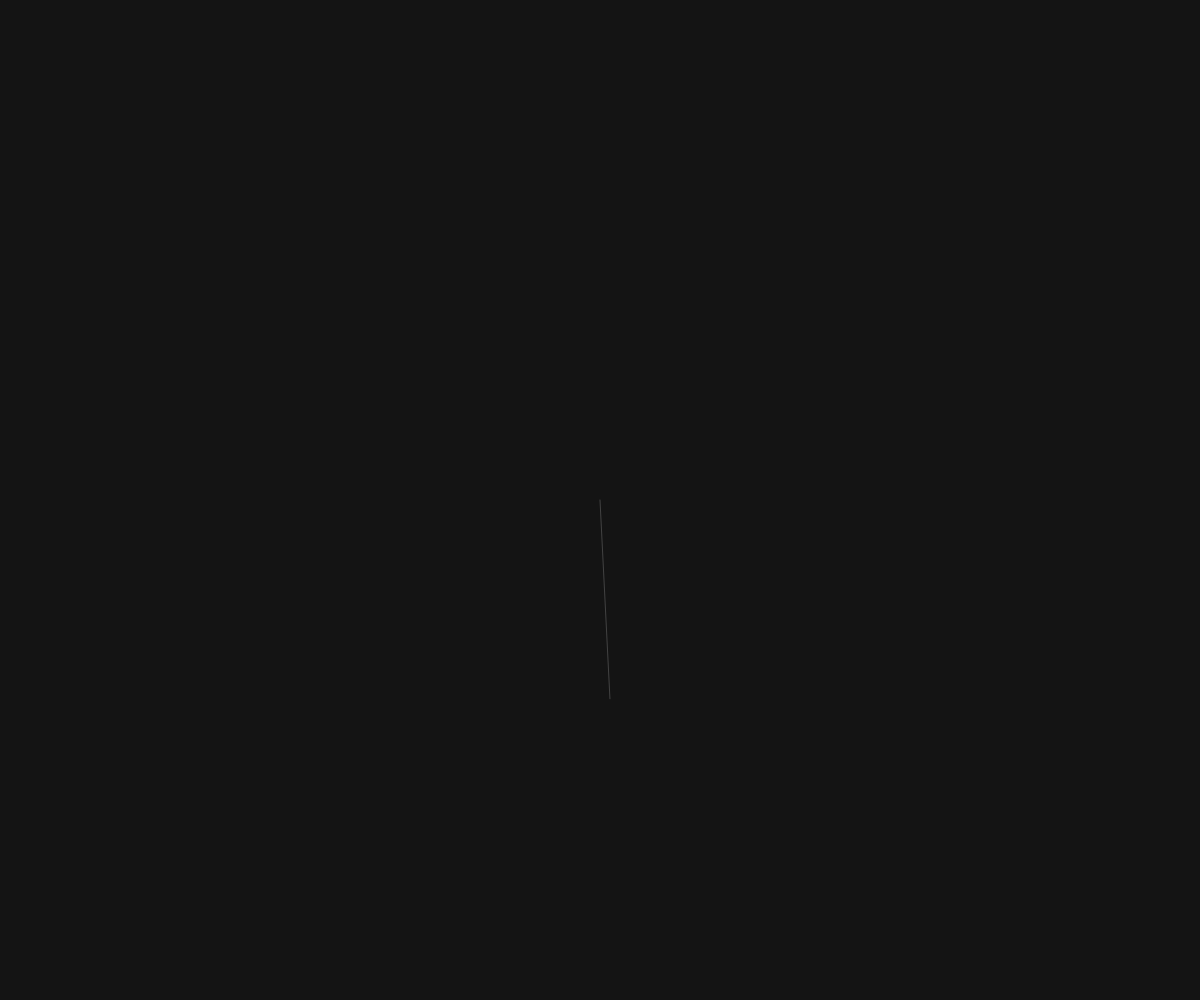
Frame 1 (no input)
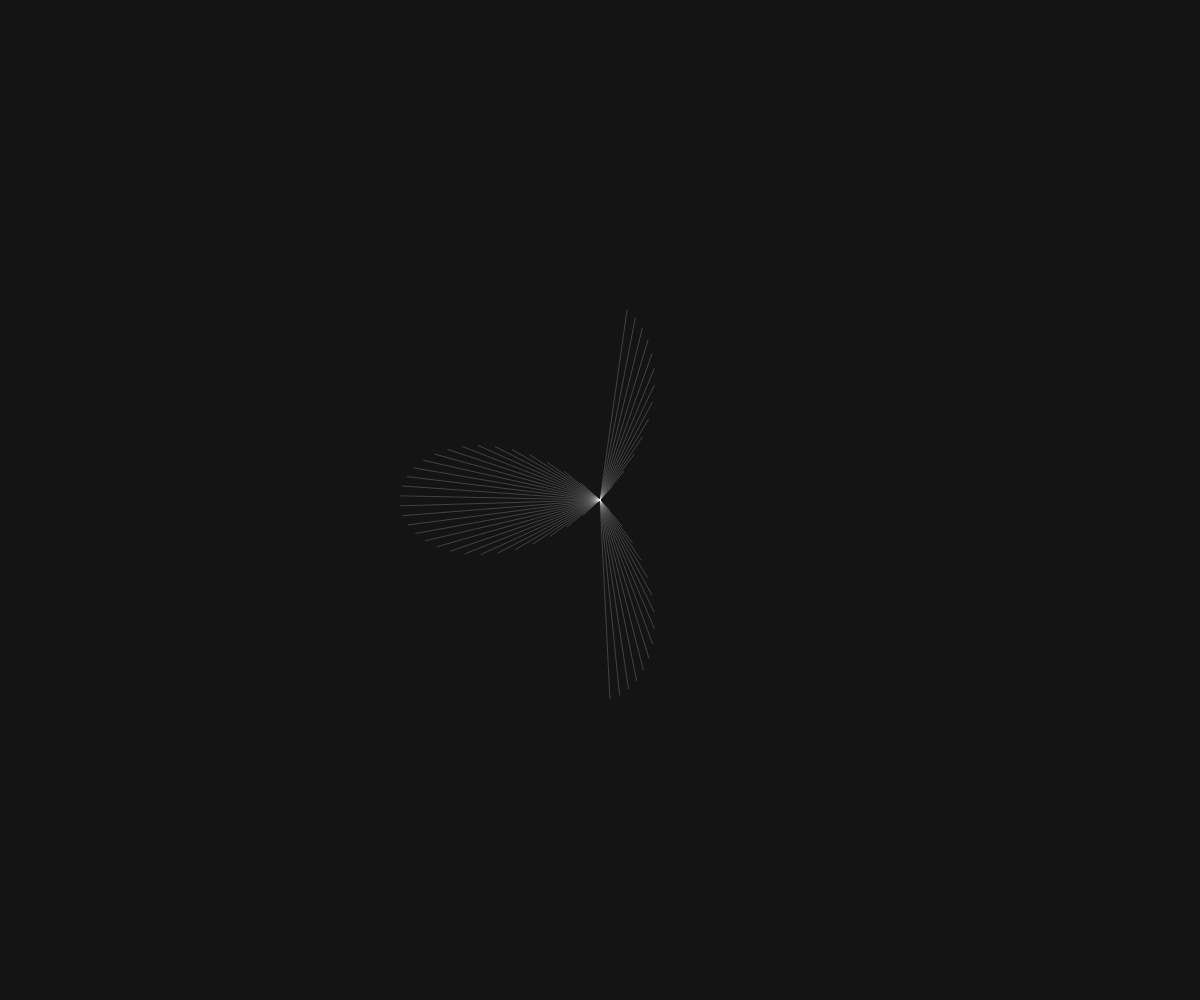
Frame 60 (no input)
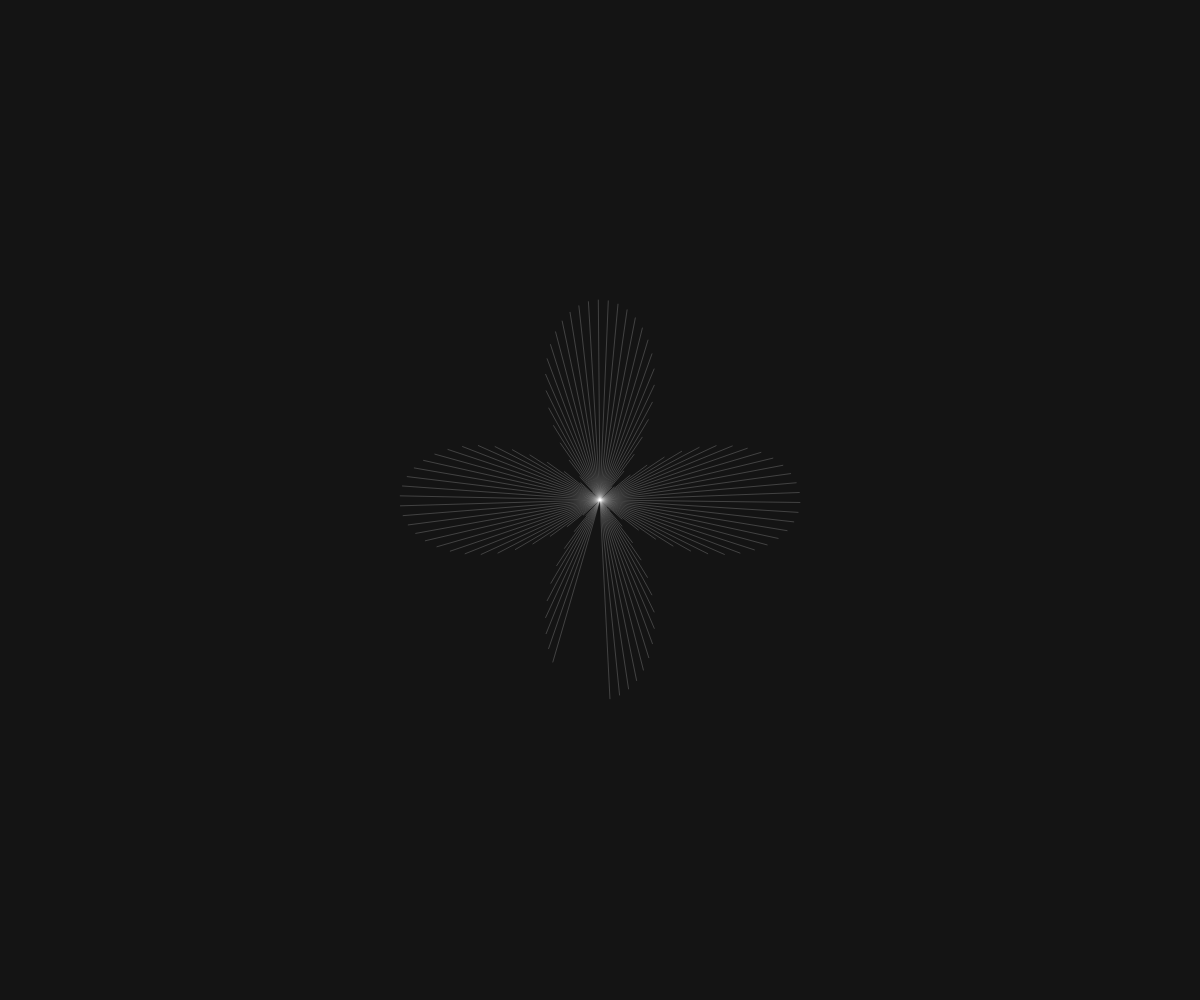
Frame 120 (the mouse pressed at the canvas centre since frame 60)

The p5.js sketch that drew these frames (run headless with seeded random() and noise() and a simulated clock; from frame 60 on, the mouse is pressed at the canvas centre):

// p5.js sketch
// ── sketch.js
// Radial Pattern Basic

let k = 2 / 1.0;
let scaleIt = 200;

function setup() {
    createCanvas(windowWidth, windowHeight);
    background(20);
    colorMode(HSB);
    strokeWeight(0.2);
    smooth();
}

function draw() {
    translate(width / 2, height / 2);
    //scale(width/2, height/2);
    let t = frameCount / 20.0;
    let x = cos(k * t) * sin(t) * scaleIt;
    let y = cos(k * t) * cos(t) * scaleIt;
    stroke(255);
    line(0, 0, x, y);
}
